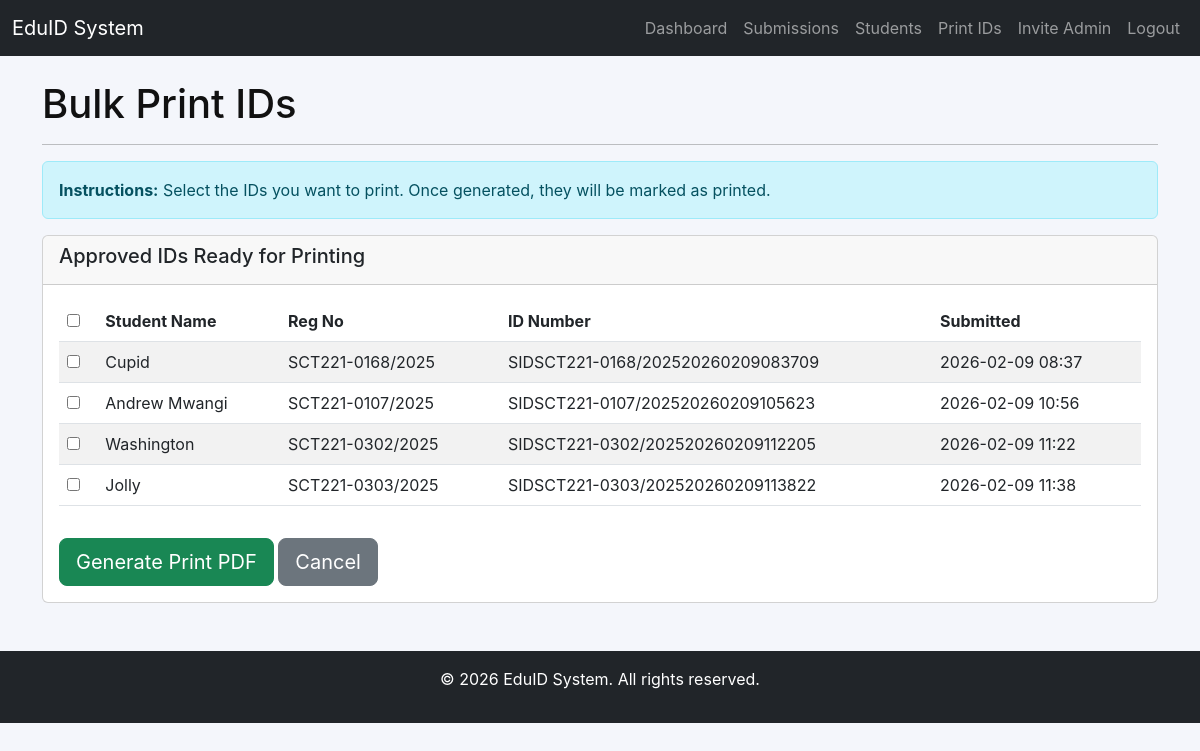
Before: /admin/bulk-print (signed in) with the older database file.
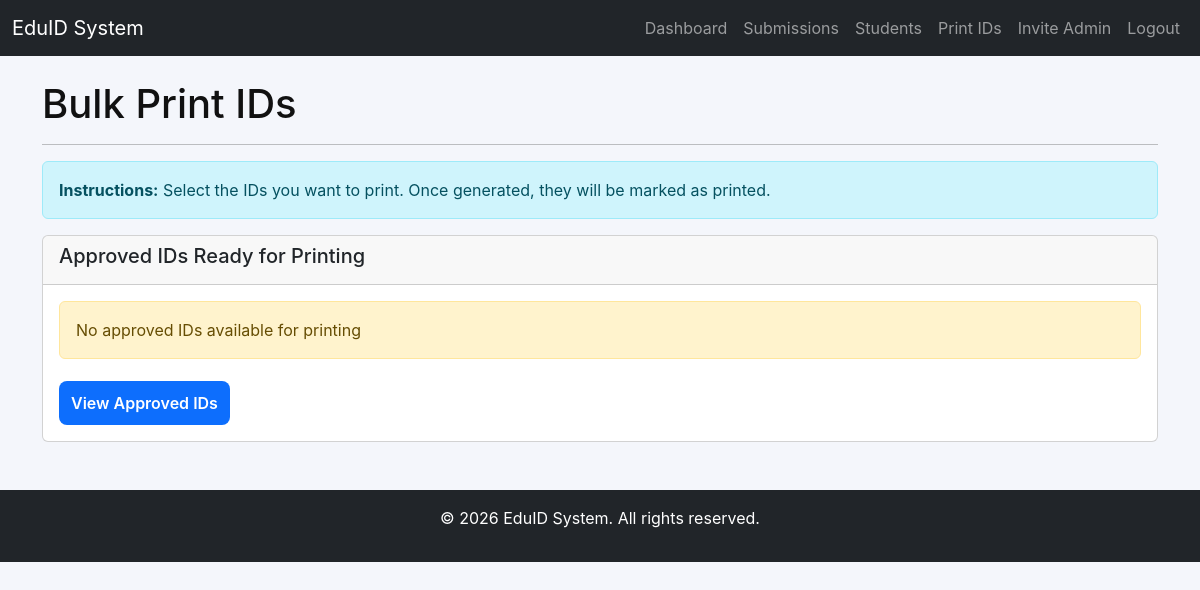
After: the same page with the newer database file.
### app/models/student.py (models this page shows)
class SchoolID(db.Model):
    id = db.Column(db.Integer, primary_key=True)
    student_id = db.Column(db.Integer, db.ForeignKey('student.id'), nullable=False)
    id_number = db.Column(db.String(50), unique=True, nullable=False)
    status = db.Column(db.String(20), default='pending')  # pending, approved, rejected, printed
    submission_date = db.Column(db.DateTime, default=datetime.utcnow)
    approval_date = db.Column(db.DateTime)
    rejection_reason = db.Column(db.Text)
    qr_code = db.Column(db.String(200))  # path to QR code image
    preview_image = db.Column(db.String(200))  # path to ID preview image
    pdf_file = db.Column(db.String(200))  # path to generated PDF
    notes = db.Column(db.Text)  # admin notes
    created_at = db.Column(db.DateTime, default=datetime.utcnow)
    updated_at = db.Column(db.DateTime, default=datetime.utcnow, onupdate=datetime.utcnow)

class Student(db.Model):
    id = db.Column(db.Integer, primary_key=True)
    user_id = db.Column(db.Integer, db.ForeignKey('user.id'), nullable=False, unique=True)
    reg_no = db.Column(db.String(30), unique=True, nullable=False)
    full_name = db.Column(db.String(120), nullable=False)
    school_name = db.Column(db.String(200))  # School name
    email = db.Column(db.String(120))
    phone = db.Column(db.String(20))
    date_of_birth = db.Column(db.Date)
    class_level = db.Column(db.String(50))
    photo = db.Column(db.String(200))
    blood_type = db.Column(db.String(10))  # e.g., O+, A-, AB+
    allergies = db.Column(db.String(200))
    emergency_contact_name = db.Column(db.String(120))
    emergency_contact_phone = db.Column(db.String(20))
    school_ids = db.relationship('SchoolID', backref='student', lazy=True, cascade='all, delete-orphan')
    created_at = db.Column(db.DateTime, default=datetime.utcnow)
    updated_at = db.Column(db.DateTime, default=datetime.utcnow, onupdate=datetime.utcnow)

### app/routes/admin.py (the view)
@admin_bp.route("/bulk-print")
@login_required
@admin_required
def bulk_print():
    approved_ids = SchoolID.query.filter_by(status='approved').all()
    return render_template("admin/bulk_print.html", school_ids=approved_ids)

### app/templates/admin/bulk_print.html (shortened to what this page needs)
{% extends "base.html" %}
{% block content %}
<h1>Bulk Print IDs</h1>
<hr>
<div class="alert alert-info">
    <strong>Instructions:</strong> Select the IDs you want to print. Once generated, they will be marked as printed.
</div>
<div class="card mb-4">
    <div class="card-header">
        <h5>Approved IDs Ready for Printing</h5>
    </div>
    <div class="card-body">
        {% if school_ids %}
            <form id="printForm">
                <div class="table-responsive">
                    <table class="table table-striped">
                        <thead>
                            <tr>
                                <th>
                                    <input type="checkbox" id="selectAll" onchange="toggleAll()">
                                </th>
                                <th>Student Name</th>
                                <th>Reg No</th>
                                <th>ID Number</th>
                                <th>Submitted</th>
                            </tr>
                        </thead>
                        <tbody>
                            {% for id in school_ids %}
                                {% set student = id.student %}
                                <tr>
                                    <td>
                                        <input type="checkbox" class="id-checkbox" value="{{ id.id }}" name="ids">
                                    </td>
                                    <td>{{ student.full_name }}</td>
                                    <td>{{ student.reg_no }}</td>
                                    <td>{{ id.id_number }}</td>
                                    <td>{{ id.submission_date.strftime('%Y-%m-%d %H:%M') }}</td>
                                </tr>
                            {% endfor %}
                        </tbody>
                    </table>
                </div>
                <div class="mt-3">
                    <button type="button" class="btn btn-success btn-lg" onclick="generatePrintPDF(event)">
                        Generate Print PDF
                    </button>
                    <a href="{{ url_for('admin.dashboard') }}" class="btn btn-secondary btn-lg">Cancel</a>
                </div>
            </form>
        {% else %}
            <div class="alert alert-warning">No approved IDs available for printing</div>
            <a href="{{ url_for('admin.submissions', status='approved') }}" class="btn btn-primary">View Approved IDs</a>
        {% endif %}
    </div>
</div>
{% endblock %}

Changed rows visible on the page:
no longer on this page (row edited): SchoolID: id_number "SIDSCT221-0168/202520260209083709", submission_date "2026-02-09 08:37"
no longer on this page (row unchanged): Student: full_name "Cupid", reg_no "SCT221-0168/2025"
no longer on this page (row edited): SchoolID: id_number "SIDSCT221-0107/202520260209105623", submission_date "2026-02-09 10:56"
no longer on this page (row unchanged): Student: full_name "Andrew Mwangi", reg_no "SCT221-0107/2025"
no longer on this page (row edited): SchoolID: id_number "SIDSCT221-0302/202520260209112205", submission_date "2026-02-09 11:22"
no longer on this page (row unchanged): Student: full_name "Washington", reg_no "SCT221-0302/2025"
no longer on this page (row edited): SchoolID: id_number "SIDSCT221-0303/202520260209113822", submission_date "2026-02-09 11:38"
no longer on this page (row unchanged): Student: full_name "Jolly", reg_no "SCT221-0303/2025"
Other visible differences:
form field value: "☐" → (not shown)
text no longer shown: "Student Name Reg No ID Number Submitted Generate Print PDF Cancel"
text now shown: "No approved IDs available for printing View Approved IDs"
